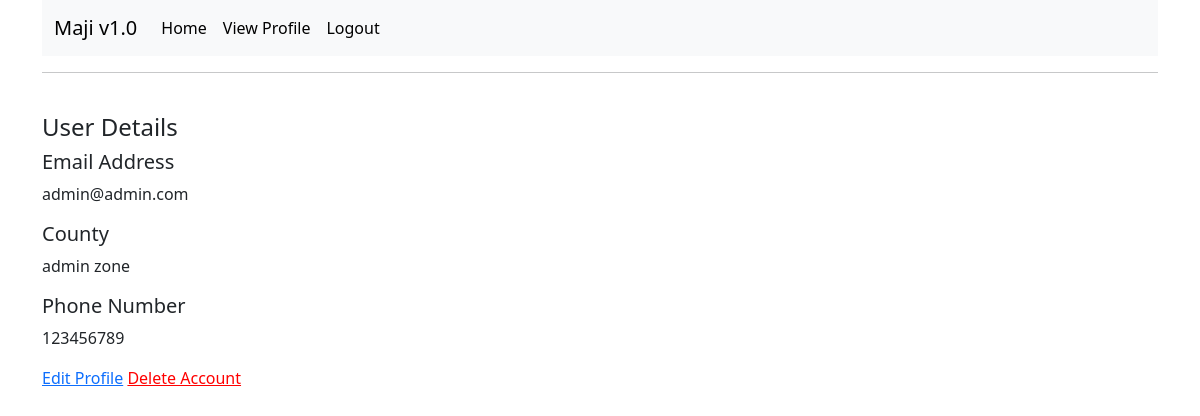
/user/profile (signed in), run on the app's committed database.
### app/models.py (models this page shows, shortened)
class Users(UserMixin, db.Model):
    id = db.Column(db.Integer, primary_key=True)
    username = db.Column(db.String(50), index=True)
    email = db.Column(db.String(120), index=True, unique=True)
    county = db.Column(db.String(30))
    phone_number = db.Column(db.String(13))
    password_hash = db.Column(db.String(128))
    type = db.Column(db.String(10))
    orderee = db.relationship("Order", foreign_keys='Order.buyer_name', backref='purchaser', lazy="dynamic")
    ordered_to = db.relationship("Order", foreign_keys='Order.seller_id', cascade="all, delete-orphan", backref='seller', lazy="dynamic")

### app/routes.py (the view)
@app.route('/user/profile', methods=['GET', 'POST'])
@login_required
def profile():
    if current_user.is_authenticated:
        user = Users.query.filter_by(email=current_user.email).first()
        return render_template('profile.html',user=user, title='Profile Page')

### app/models.py (called while the page is built)
@login.user_loader
def Load_user(id):
    return Users.query.get(int(id))

### app/templates/profile.html
{% extends 'base.html' %}
{% block content %}
	<div>
		<h4>User Details</h4>
		<h5>Email Address</h5>
		<p>{{ user.email }} </p>
		<h5>County</h5>
		<p>{{ user.county }}</p>
		<h5>Phone Number</h5>
		<p>{{ user.phone_number }}</p>
	</div>
	<a href="{{ url_for("edit_profile") }}">Edit Profile</a>
	<a href="{{ url_for("delete_me") }}" style="color: red">Delete Account</a>
{% endblock %}

### data on the page
Users: email "admin@admin.com", county "admin zone", phone_number "123456789"
